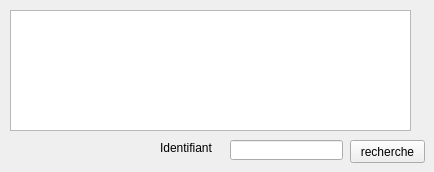
         <widget class="QWidget" name="tab_102">
          <attribute name="title">
           <string>Recherche</string>
          </attribute>
          <widget class="QTableView" name="tableView_3">
           <property name="geometry">
            <rect>
             <x>10</x>
             <y>10</y>
             <width>401</width>
             <height>121</height>
            </rect>
           </property>
          </widget>
          <widget class="QPushButton" name="pb_recherche_2">
           <property name="geometry">
            <rect>
             <x>350</x>
             <y>140</y>
             <width>75</width>
             <height>23</height>
            </rect>
           </property>
           <property name="text">
            <string>recherche</string>
           </property>
          </widget>
          <widget class="QLineEdit" name="lineEdit_id_15">
           <property name="geometry">
            <rect>
             <x>230</x>
             <y>140</y>
             <width>113</width>
             <height>20</height>
            </rect>
           </property>
          </widget>
          <widget class="QLabel" name="label_145">
           <property name="geometry">
            <rect>
             <x>160</x>
             <y>140</y>
             <width>61</width>
             <height>16</height>
            </rect>
           </property>
           <property name="text">
            <string>Identifiant</string>
           </property>
          </widget>
         </widget>
